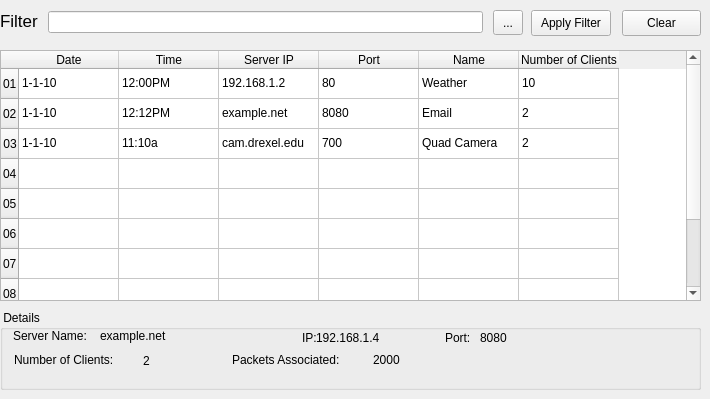
    <widget class="QWidget" name="tab">
     <attribute name="title">
      <string>Main</string>
     </attribute>
     <widget class="QTableWidget" name="tableWidget">
      <property name="geometry">
       <rect>
        <x>0</x>
        <y>50</y>
        <width>701</width>
        <height>251</height>
       </rect>
      </property>
      <row>
       <property name="text">
        <string>01</string>
       </property>
      </row>
      <row>
       <property name="text">
        <string>02</string>
       </property>
      </row>
      <row>
       <property name="text">
        <string>03</string>
       </property>
       <property name="textAlignment">
        <set>AlignHCenter|AlignVCenter|AlignCenter</set>
       </property>
      </row>
      <row>
       <property name="text">
        <string>04</string>
       </property>
      </row>
      <row>
       <property name="text">
        <string>05</string>
       </property>
      </row>
      <row>
       <property name="text">
        <string>06</string>
       </property>
      </row>
      <row>
       <property name="text">
        <string>07</string>
       </property>
      </row>
      <row>
       <property name="text">
        <string>08</string>
       </property>
      </row>
      <row>
       <property name="text">
        <string>09</string>
       </property>
      </row>
      <row>
       <property name="text">
        <string>10</string>
       </property>
      </row>
      <column>
       <property name="text">
        <string>Date</string>
       </property>
      </column>
      <column>
       <property name="text">
        <string>Time</string>
       </property>
      </column>
      <column>
       <property name="text">
        <string>Server IP</string>
       </property>
      </column>
      <column>
       <property name="text">
        <string>Port</string>
       </property>
      </column>
      <column>
       <property name="text">
        <string>Name</string>
       </property>
      </column>
      <column>
       <property name="text">
        <string>Number of Clients</string>
       </property>
      </column>
      <item row="0" column="0">
       <property name="text">
        <string>1-1-10</string>
       </property>
      </item>
      <item row="0" column="1">
       <property name="text">
        <string>12:00PM</string>
       </property>
      </item>
      <item row="0" column="2">
       <property name="text">
        <string>192.168.1.2</string>
       </property>
      </item>
      <item row="0" column="3">
       <property name="text">
        <string>80</string>
       </property>
      </item>
      <item row="0" column="4">
       <property name="text">
        <string>Weather</string>
       </property>
      </item>
      <item row="0" column="5">
       <property name="text">
        <string>10</string>
       </property>
      </item>
      <item row="1" column="0">
       <property name="text">
        <string>1-1-10</string>
       </property>
      </item>
      <item row="1" column="1">
       <property name="text">
        <string>12:12PM</string>
       </property>
      </item>
      <item row="1" column="2">
       <property name="text">
        <string>example.net</string>
       </property>
      </item>
      <item row="1" column="3">
       <property name="text">
        <string>8080</string>
       </property>
      </item>
      <item row="1" column="4">
       <property name="text">
        <string>Email</string>
       </property>
      </item>
      <item row="1" column="5">
       <property name="text">
        <string>2</string>
       </property>
      </item>
      <item row="2" column="0">
       <property name="text">
        <string>1-1-10</string>
       </property>
      </item>
      <item row="2" column="1">
       <property name="text">
        <string>11:10a</string>
       </property>
      </item>
      <item row="2" column="2">
       <property name="text">
        <string>cam.drexel.edu</string>
       </property>
      </item>
      <item row="2" column="3">
       <property name="text">
        <string>700</string>
       </property>
      </item>
      <item row="2" column="4">
       <property name="text">
        <string>Quad Camera</string>
       </property>
      </item>
      <item row="2" column="5">
       <property name="text">
        <string>2</string>
       </property>
      </item>
     </widget>
     <widget class="QLineEdit" name="lineEdit">
      <property name="geometry">
       <rect>
        <x>48</x>
        <y>11</y>
        <width>435</width>
        <height>22</height>
       </rect>
      </property>
     </widget>
     <widget class="QPushButton" name="pushButton">
      <property name="geometry">
       <rect>
        <x>531</x>
        <y>10</y>
        <width>80</width>
        <height>26</height>
       </rect>
      </property>
      <property name="text">
       <string>Apply Filter</string>
      </property>
     </widget>
     <widget class="QPushButton" name="pushButton_2">
      <property name="geometry">
       <rect>
        <x>622</x>
        <y>10</y>
        <width>79</width>
        <height>26</height>
       </rect>
      </property>
      <property name="text">
       <string>Clear</string>
      </property>
     </widget>
     <widget class="QToolButton" name="toolButton">
      <property name="geometry">
       <rect>
        <x>493</x>
        <y>10</y>
        <width>30</width>
        <height>25</height>
       </rect>
      </property>
      <property name="text">
       <string>...</string>
      </property>
     </widget>
     <widget class="QGroupBox" name="groupBox">
      <property name="geometry">
       <rect>
        <x>0</x>
        <y>310</y>
        <width>701</width>
        <height>80</height>
       </rect>
      </property>
      <property name="title">
       <string> Details </string>
      </property>
      <widget class="QLabel" name="label">
       <property name="geometry">
        <rect>
         <x>13</x>
         <y>18</y>
         <width>91</width>
         <height>16</height>
        </rect>
       </property>
       <property name="text">
        <string>Server Name:</string>
       </property>
      </widget>
      <widget class="QLabel" name="label_2">
       <property name="geometry">
        <rect>
         <x>100</x>
         <y>16</y>
         <width>168</width>
         <height>20</height>
        </rect>
       </property>
       <property name="text">
        <string>example.net</string>
       </property>
       <property name="alignment">
        <set>Qt::AlignLeading|Qt::AlignLeft|Qt::AlignVCenter</set>
       </property>
      </widget>
      <widget class="QLabel" name="label_3">
       <property name="geometry">
        <rect>
         <x>302</x>
         <y>18</y>
         <width>20</width>
         <height>20</height>
        </rect>
       </property>
       <property name="text">
        <string>IP:</string>
       </property>
      </widget>
      <widget class="QLabel" name="label_4">
       <property name="geometry">
        <rect>
         <x>316</x>
         <y>20</y>
         <width>106</width>
         <height>16</height>
        </rect>
       </property>
       <property name="text">
        <string>192.168.1.4</string>
       </property>
       <property name="alignment">
        <set>Qt::AlignLeading|Qt::AlignLeft|Qt::AlignVCenter</set>
       </property>
      </widget>
      <widget class="QLabel" name="label_5">
       <property name="geometry">
        <rect>
         <x>445</x>
         <y>18</y>
         <width>34</width>
         <height>20</height>
        </rect>
       </property>
       <property name="text">
        <string>Port:</string>
       </property>
      </widget>
      <widget class="QLabel" name="label_6">
       <property name="geometry">
        <rect>
         <x>480</x>
         <y>20</y>
         <width>106</width>
         <height>16</height>
        </rect>
       </property>
       <property name="text">
        <string>8080</string>
       </property>
       <property name="alignment">
        <set>Qt::AlignLeading|Qt::AlignLeft|Qt::AlignVCenter</set>
       </property>
      </widget>
      <widget class="QLabel" name="label_7">
       <property name="geometry">
        <rect>
         <x>14</x>
         <y>42</y>
         <width>123</width>
         <height>16</height>
        </rect>
       </property>
       <property name="text">
        <string>Number of Clients:</string>
       </property>
      </widget>
      <widget class="QLabel" name="label_8">
       <property name="geometry">
        <rect>
         <x>143</x>
         <y>43</y>
         <width>57</width>
         <height>16</height>
        </rect>
       </property>
       <property name="text">
        <string>2</string>
       </property>
      </widget>
      <widget class="QLabel" name="label_9">
       <property name="geometry">
        <rect>
         <x>232</x>
         <y>42</y>
         <width>135</width>
         <height>16</height>
        </rect>
       </property>
       <property name="text">
        <string>Packets Associated:</string>
       </property>
      </widget>
      <widget class="QLabel" name="label_10">
       <property name="geometry">
        <rect>
         <x>373</x>
         <y>42</y>
         <width>57</width>
         <height>16</height>
        </rect>
       </property>
       <property name="text">
        <string>2000</string>
       </property>
      </widget>
     </widget>
     <widget class="QLabel" name="label_11">
      <property name="geometry">
       <rect>
        <x>0</x>
        <y>13</y>
        <width>57</width>
        <height>16</height>
       </rect>
      </property>
      <property name="font">
       <font>
        <pointsize>13</pointsize>
       </font>
      </property>
      <property name="text">
       <string>Filter</string>
      </property>
      <property name="textFormat">
       <enum>Qt::PlainText</enum>
      </property>
     </widget>
    </widget>
